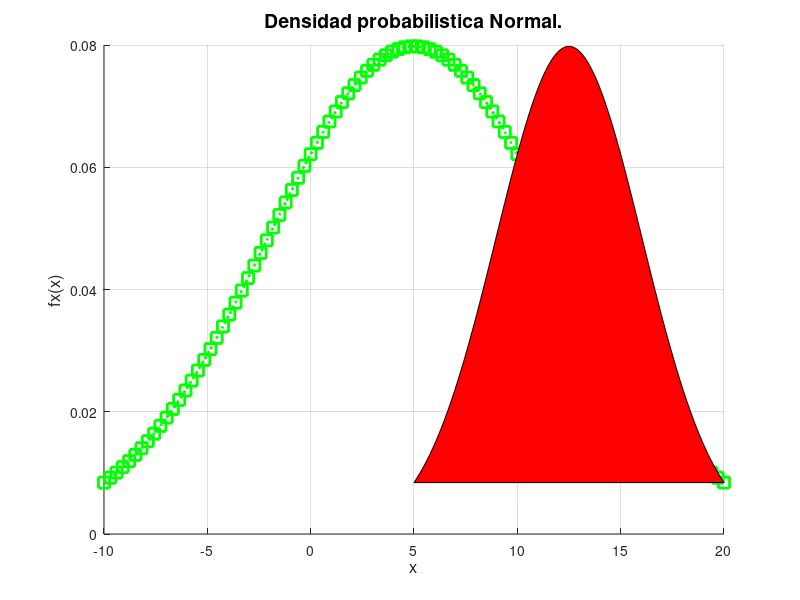

Write the MATLAB code that produced this figure.
media = input('Introduzca el valor para la media: ');
x70 = input('Introduzca un valor para x: ');
desv = input('Introduzca el valor de la desviacion estandar: ');

x70_0_A = linspace(x70-(3*desv),x70+(3*desv));
x_Mayor_Intervalo = linspace(x70, x70+(3*desv));

integral0_A = @(x) exp( -(x.^2/2) );

z0_A = abs((x70-media)/desv); %Error funcion de x deseada.

fx70_0_A = (1/sqrt(2*pi) ) * integral(integral0_A ,0, z0_A); %Probabilidad del valor deseado.

fx7_0_A = (1 / (sqrt(2*pi) * media ) ) * exp( - ((x70_0_A - media) ./ (2*desv) ).^2 );

%Mostrar el valor de x>=X
e = fx70_0_A;
%set(handles.text46, 'String', e);

%Mostrar el valor de la densidad.
X_Mayor = 0.5 + fx70_0_A;
f = X_Mayor;
fprintf('El valor de la distribucion es: %4.9f\n', f);
%set(handles.text40, 'String', f);

%Grafica
%axes(handles.axes1)
hold on
plot(x70_0_A, fx7_0_A, ':gs',... 
    'LineWidth',2,... %Grosor de linea.
    'MarkerSize',8) %tama?o de las figuras.
fill(x_Mayor_Intervalo ,fx7_0_A, 'r')
hold off
title('Densidad probabilistica Normal.', 'FontSize',14)
xlabel('x', 'FontSize',12)
ylabel('fx(x)', 'FontSize',12)
grid on;